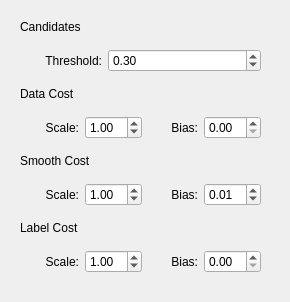
           <widget class="QWidget" name="continuity_tab">
            <attribute name="title">
             <string>Continuity</string>
            </attribute>
            <layout class="QVBoxLayout" name="verticalLayout_12">
             <item>
              <layout class="QVBoxLayout" name="verticalLayout_11">
               <item>
                <widget class="QWidget" name="widget_15" native="true">
                 <layout class="QVBoxLayout" name="verticalLayout_18">
                  <item>
                   <widget class="QLabel" name="label_54">
                    <property name="text">
                     <string>Candidates </string>
                    </property>
                   </widget>
                  </item>
                  <item>
                   <widget class="QWidget" name="widget_27" native="true">
                    <layout class="QHBoxLayout" name="horizontalLayout_22">
                     <item>
                      <widget class="QLabel" name="label_55">
                       <property name="sizePolicy">
                        <sizepolicy hsizetype="Fixed" vsizetype="Preferred">
                         <horstretch>0</horstretch>
                         <verstretch>0</verstretch>
                        </sizepolicy>
                       </property>
                       <property name="minimumSize">
                        <size>
                         <width>73</width>
                         <height>0</height>
                        </size>
                       </property>
                       <property name="text">
                        <string>Threshold:</string>
                       </property>
                       <property name="alignment">
                        <set>Qt::AlignRight|Qt::AlignTrailing|Qt::AlignVCenter</set>
                       </property>
                      </widget>
                     </item>
                     <item>
                      <widget class="QDoubleSpinBox" name="con_threshold">
                       <property name="value">
                        <double>0.300000000000000</double>
                       </property>
                      </widget>
                     </item>
                    </layout>
                   </widget>
                  </item>
                  <item>
                   <widget class="QLabel" name="label_35">
                    <property name="text">
                     <string>Data Cost</string>
                    </property>
                   </widget>
                  </item>
                  <item>
                   <widget class="QWidget" name="widget_17" native="true">
                    <layout class="QHBoxLayout" name="horizontalLayout_14">
                     <item>
                      <widget class="QLabel" name="label_36">
                       <property name="sizePolicy">
                        <sizepolicy hsizetype="Fixed" vsizetype="Preferred">
                         <horstretch>0</horstretch>
                         <verstretch>0</verstretch>
                        </sizepolicy>
                       </property>
                       <property name="minimumSize">
                        <size>
                         <width>50</width>
                         <height>0</height>
                        </size>
                       </property>
                       <property name="text">
                        <string>Scale:</string>
                       </property>
                       <property name="alignment">
                        <set>Qt::AlignRight|Qt::AlignTrailing|Qt::AlignVCenter</set>
                       </property>
                      </widget>
                     </item>
                     <item>
                      <widget class="QDoubleSpinBox" name="con_data_scale">
                       <property name="value">
                        <double>1.000000000000000</double>
                       </property>
                      </widget>
                     </item>
                     <item>
                      <widget class="QLabel" name="label_37">
                       <property name="sizePolicy">
                        <sizepolicy hsizetype="Fixed" vsizetype="Preferred">
                         <horstretch>0</horstretch>
                         <verstretch>0</verstretch>
                        </sizepolicy>
                       </property>
                       <property name="minimumSize">
                        <size>
                         <width>50</width>
                         <height>0</height>
                        </size>
                       </property>
                       <property name="text">
                        <string>Bias:</string>
                       </property>
                       <property name="alignment">
                        <set>Qt::AlignRight|Qt::AlignTrailing|Qt::AlignVCenter</set>
                       </property>
                      </widget>
                     </item>
                     <item>
                      <widget class="QDoubleSpinBox" name="con_data_bias"/>
                     </item>
                    </layout>
                   </widget>
                  </item>
                  <item>
                   <widget class="QLabel" name="label_32">
                    <property name="text">
                     <string>Smooth Cost</string>
                    </property>
                   </widget>
                  </item>
                  <item>
                   <widget class="QWidget" name="widget_18" native="true">
                    <layout class="QHBoxLayout" name="horizontalLayout_15">
                     <item>
                      <widget class="QLabel" name="label_38">
                       <property name="sizePolicy">
                        <sizepolicy hsizetype="Fixed" vsizetype="Preferred">
                         <horstretch>0</horstretch>
                         <verstretch>0</verstretch>
                        </sizepolicy>
                       </property>
                       <property name="minimumSize">
                        <size>
                         <width>50</width>
                         <height>0</height>
                        </size>
                       </property>
                       <property name="text">
                        <string>Scale:</string>
                       </property>
                       <property name="alignment">
                        <set>Qt::AlignRight|Qt::AlignTrailing|Qt::AlignVCenter</set>
                       </property>
                      </widget>
                     </item>
                     <item>
                      <widget class="QDoubleSpinBox" name="con_smooth_scale">
                       <property name="value">
                        <double>1.000000000000000</double>
                       </property>
                      </widget>
                     </item>
                     <item>
                      <widget class="QLabel" name="label_39">
                       <property name="sizePolicy">
                        <sizepolicy hsizetype="Fixed" vsizetype="Preferred">
                         <horstretch>0</horstretch>
                         <verstretch>0</verstretch>
                        </sizepolicy>
                       </property>
                       <property name="minimumSize">
                        <size>
                         <width>50</width>
                         <height>0</height>
                        </size>
                       </property>
                       <property name="text">
                        <string>Bias:</string>
                       </property>
                       <property name="alignment">
                        <set>Qt::AlignRight|Qt::AlignTrailing|Qt::AlignVCenter</set>
                       </property>
                      </widget>
                     </item>
                     <item>
                      <widget class="QDoubleSpinBox" name="con_smooth_bias">
                       <property name="value">
                        <double>0.010000000000000</double>
                       </property>
                      </widget>
                     </item>
                    </layout>
                   </widget>
                  </item>
                  <item>
                   <widget class="QLabel" name="label_31">
                    <property name="text">
                     <string>Label Cost</string>
                    </property>
                   </widget>
                  </item>
                  <item>
                   <widget class="QWidget" name="widget_16" native="true">
                    <layout class="QHBoxLayout" name="horizontalLayout_13">
                     <item>
                      <widget class="QLabel" name="label_33">
                       <property name="sizePolicy">
                        <sizepolicy hsizetype="Fixed" vsizetype="Preferred">
                         <horstretch>0</horstretch>
                         <verstretch>0</verstretch>
                        </sizepolicy>
                       </property>
                       <property name="minimumSize">
                        <size>
                         <width>50</width>
                         <height>0</height>
                        </size>
                       </property>
                       <property name="text">
                        <string>Scale:</string>
                       </property>
                       <property name="alignment">
                        <set>Qt::AlignRight|Qt::AlignTrailing|Qt::AlignVCenter</set>
                       </property>
                      </widget>
                     </item>
                     <item>
                      <widget class="QDoubleSpinBox" name="con_label_scale">
                       <property name="value">
                        <double>1.000000000000000</double>
                       </property>
                      </widget>
                     </item>
                     <item>
                      <widget class="QLabel" name="label_34">
                       <property name="sizePolicy">
                        <sizepolicy hsizetype="Fixed" vsizetype="Preferred">
                         <horstretch>0</horstretch>
                         <verstretch>0</verstretch>
                        </sizepolicy>
                       </property>
                       <property name="minimumSize">
                        <size>
                         <width>50</width>
                         <height>0</height>
                        </size>
                       </property>
                       <property name="text">
                        <string>Bias:</string>
                       </property>
                       <property name="alignment">
                        <set>Qt::AlignRight|Qt::AlignTrailing|Qt::AlignVCenter</set>
                       </property>
                      </widget>
                     </item>
                     <item>
                      <widget class="QDoubleSpinBox" name="con_label_bias"/>
                     </item>
                    </layout>
                   </widget>
                  </item>
                 </layout>
                </widget>
               </item>
              </layout>
             </item>
            </layout>
           </widget>
